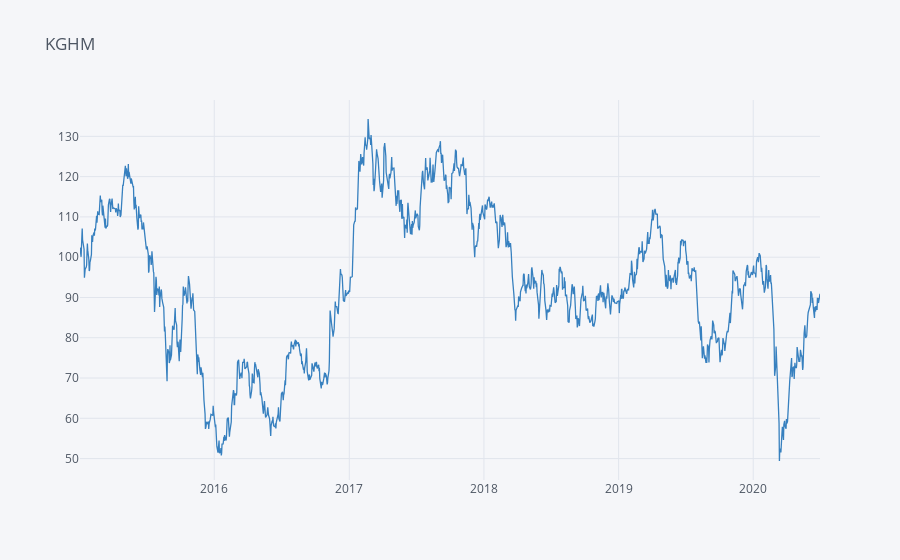

Notebook cell for this chart:
### Code cell
"""
2.
Stwórz dwa osobne wykresy liniowe (jeden pod drugim) – 
jeden niech przedstawia ceny zamknięcia KGHM, 
drugi niech przedstawia ceny miedzi (na podstawie kolumn "Zamknięcie").
"""
df.set_index('Data')['Zamkniecie'].iplot(kind='scatter', color='blue', title='KGHM')

### Figure 1 — Plotly figure (JSON) as saved in the notebook; plotly's stock layout.template omitted (floating-point values rounded to 4 significant figures; data arrays with more than 128 entries replaced by an {"elided": "..."} marker saying what was removed)
{"data": [{"line": {"color": "rgba(55, 128, 191, 1.0)", "dash": "solid", "shape": "linear", "width": 1.3}, "mode": "lines", "name": "Zamkniecie", "text": "", "type": "scatter", "x": {"elided": "1371 str values"}, "y": {"elided": "1371 float values"}}], "layout": {"legend": {"bgcolor": "#F5F6F9", "font": {"color": "#4D5663"}}, "paper_bgcolor": "#F5F6F9", "plot_bgcolor": "#F5F6F9", "title": {"font": {"color": "#4D5663"}, "text": "KGHM"}, "xaxis": {"gridcolor": "#E1E5ED", "showgrid": true, "tickfont": {"color": "#4D5663"}, "title": {"font": {"color": "#4D5663"}, "text": ""}, "zerolinecolor": "#E1E5ED"}, "yaxis": {"gridcolor": "#E1E5ED", "showgrid": true, "tickfont": {"color": "#4D5663"}, "title": {"font": {"color": "#4D5663"}, "text": ""}, "zerolinecolor": "#E1E5ED"}}}
